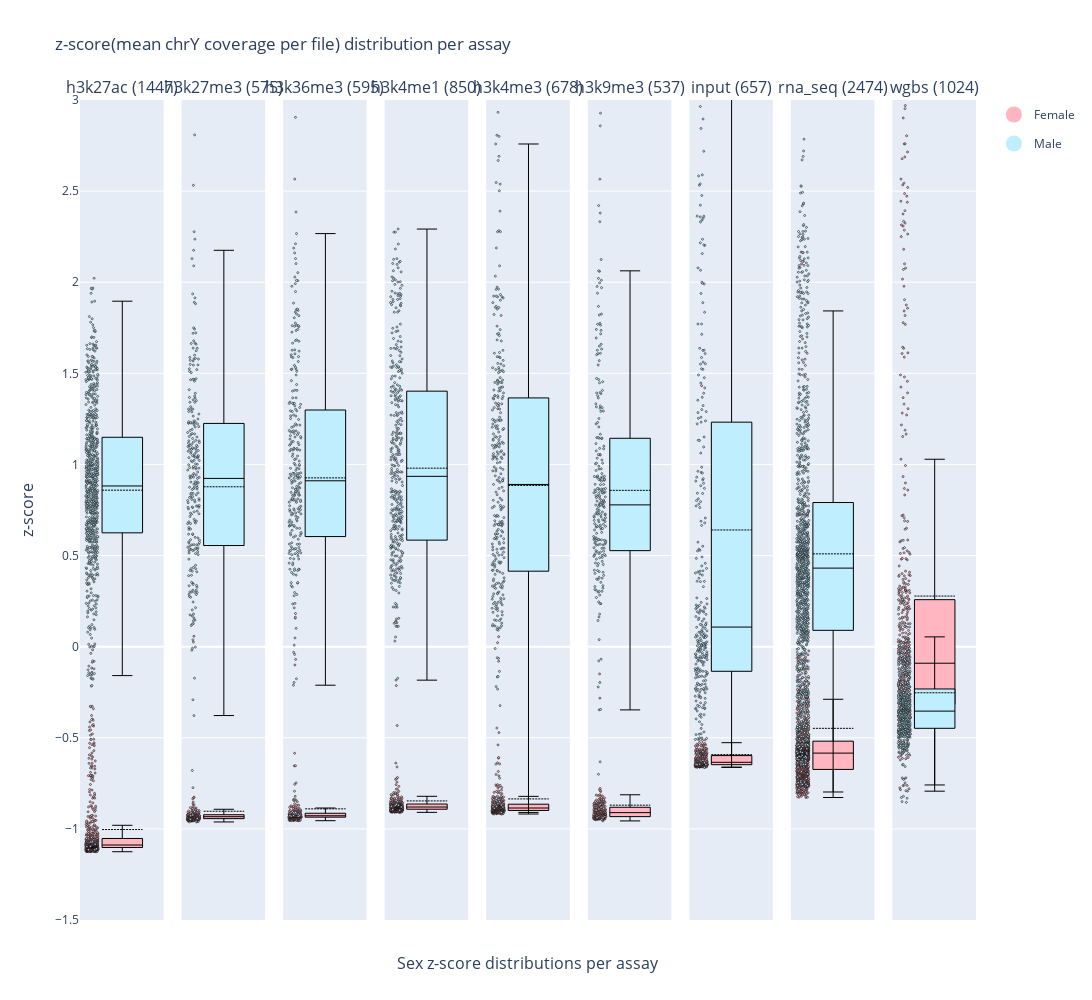

The notebook cell saved with this chart:
### Code cell
zscore_per_assay(cross_val_analysis)

### Figure 1 — Plotly figure (JSON) as saved in the notebook; plotly's stock layout.template omitted (floating-point values rounded to 4 significant figures; data arrays with more than 128 entries replaced by an {"elided": "..."} marker saying what was removed)
{"data": [{"boxmean": true, "boxpoints": "all", "fillcolor": "rgb(255,182,193)", "hovertemplate": "%{text}", "legendgroup": "Female", "line": {"color": "black", "width": 1}, "marker": {"color": "rgb(255,182,193)", "line": {"color": "black", "width": 0.5}, "size": 2}, "name": "h3k27ac", "showlegend": false, "text": {"elided": "649 str values"}, "type": "box", "xaxis": "x", "y": {"elided": "649 float values"}, "yaxis": "y"}, {"boxmean": true, "boxpoints": "all", "fillcolor": "rgb(191,239,255)", "hovertemplate": "%{text}", "legendgroup": "Male", "line": {"color": "black", "width": 1}, "marker": {"color": "rgb(191,239,255)", "line": {"color": "black", "width": 0.5}, "size": 2}, "name": "h3k27ac", "showlegend": false, "text": {"elided": "785 str values"}, "type": "box", "xaxis": "x", "y": {"elided": "785 float values"}, "yaxis": "y"}, {"boxmean": true, "boxpoints": "all", "fillcolor": "rgb(255,182,193)", "hovertemplate": "%{text}", "legendgroup": "Female", "line": {"color": "black", "width": 1}, "marker": {"color": "rgb(255,182,193)", "line": {"color": "black", "width": 0.5}, "size": 2}, "name": "h3k27me3", "showlegend": false, "text": {"elided": "295 str values"}, "type": "box", "xaxis": "x2", "y": {"elided": "295 float values"}, "yaxis": "y2"}, {"boxmean": true, "boxpoints": "all", "fillcolor": "rgb(191,239,255)", "hovertemplate": "%{text}", "legendgroup": "Male", "line": {"color": "black", "width": 1}, "marker": {"color": "rgb(191,239,255)", "line": {"color": "black", "width": 0.5}, "size": 2}, "name": "h3k27me3", "showlegend": false, "text": {"elided": "267 str values"}, "type": "box", "xaxis": "x2", "y": {"elided": "267 float values"}, "yaxis": "y2"}, {"boxmean": true, "boxpoints": "all", "fillcolor": "rgb(255,182,193)", "hovertemplate": "%{text}", "legendgroup": "Female", "line": {"color": "black", "width": 1}, "marker": {"color": "rgb(255,182,193)", "line": {"color": "black", "width": 0.5}, "size": 2}, "name": "h3k36me3", "showlegend": false, "text": {"elided": "307 str values"}, "type": "box", "xaxis": "x3", "y": {"elided": "307 float values"}, "yaxis": "y3"}, {"boxmean": true, "boxpoints": "all", "fillcolor": "rgb(191,239,255)", "hovertemplate": "%{text}", "legendgroup": "Male", "line": {"color": "black", "width": 1}, "marker": {"color": "rgb(191,239,255)", "line": {"color": "black", "width": 0.5}, "size": 2}, "name": "h3k36me3", "showlegend": false, "text": {"elided": "276 str values"}, "type": "box", "xaxis": "x3", "y": {"elided": "276 float values"}, "yaxis": "y3"}, {"boxmean": true, "boxpoints": "all", "fillcolor": "rgb(255,182,193)", "hovertemplate": "%{text}", "legendgroup": "Female", "line": {"color": "black", "width": 1}, "marker": {"color": "rgb(255,182,193)", "line": {"color": "black", "width": 0.5}, "size": 2}, "name": "h3k4me1", "showlegend": false, "text": {"elided": "457 str values"}, "type": "box", "xaxis": "x4", "y": {"elided": "457 float values"}, "yaxis": "y4"}, {"boxmean": true, "boxpoints": "all", "fillcolor": "rgb(191,239,255)", "hovertemplate": "%{text}", "legendgroup": "Male", "line": {"color": "black", "width": 1}, "marker": {"color": "rgb(191,239,255)", "line": {"color": "black", "width": 0.5}, "size": 2}, "name": "h3k4me1", "showlegend": false, "text": {"elided": "382 str values"}, "type": "box", "xaxis": "x4", "y": {"elided": "382 float values"}, "yaxis": "y4"}, {"boxmean": true, "boxpoints": "all", "fillcolor": "rgb(255,182,193)", "hovertemplate": "%{text}", "legendgroup": "Female", "line": {"color": "black", "width": 1}, "marker": {"color": "rgb(255,182,193)", "line": {"color": "black", "width": 0.5}, "size": 2}, "name": "h3k4me3", "showlegend": false, "text": {"elided": "352 str values"}, "type": "box", "xaxis": "x5", "y": {"elided": "352 float values"}, "yaxis": "y5"}, {"boxmean": true, "boxpoints": "all", "fillcolor": "rgb(191,239,255)", "hovertemplate": "%{text}", "legendgroup": "Male", "line": {"color": "black", "width": 1}, "marker": {"color": "rgb(191,239,255)", "line": {"color": "black", "width": 0.5}, "size": 2}, "name": "h3k4me3", "showlegend": false, "text": {"elided": "313 str values"}, "type": "box", "xaxis": "x5", "y": {"elided": "313 float values"}, "yaxis": "y5"}, {"boxmean": true, "boxpoints": "all", "fillcolor": "rgb(255,182,193)", "hovertemplate": "%{text}", "legendgroup": "Female", "line": {"color": "black", "width": 1}, "marker": {"color": "rgb(255,182,193)", "line": {"color": "black", "width": 0.5}, "size": 2}, "name": "h3k9me3", "showlegend": false, "text": {"elided": "274 str values"}, "type": "box", "xaxis": "x6", "y": {"elided": "274 float values"}, "yaxis": "y6"}, {"boxmean": true, "boxpoints": "all", "fillcolor": "rgb(191,239,255)", "hovertemplate": "%{text}", "legendgroup": "Male", "line": {"color": "black", "width": 1}, "marker": {"color": "rgb(191,239,255)", "line": {"color": "black", "width": 0.5}, "size": 2}, "name": "h3k9me3", "showlegend": false, "text": {"elided": "250 str values"}, "type": "box", "xaxis": "x6", "y": {"elided": "250 float values"}, "yaxis": "y6"}, {"boxmean": true, "boxpoints": "all", "fillcolor": "rgb(255,182,193)", "hovertemplate": "%{text}", "legendgroup": "Female", "line": {"color": "black", "width": 1}, "marker": {"color": "rgb(255,182,193)", "line": {"color": "black", "width": 0.5}, "size": 2}, "name": "input", "showlegend": false, "text": {"elided": "330 str values"}, "type": "box", "xaxis": "x7", "y": {"elided": "330 float values"}, "yaxis": "y7"}, {"boxmean": true, "boxpoints": "all", "fillcolor": "rgb(191,239,255)", "hovertemplate": "%{text}", "legendgroup": "Male", "line": {"color": "black", "width": 1}, "marker": {"color": "rgb(191,239,255)", "line": {"color": "black", "width": 0.5}, "size": 2}, "name": "input", "showlegend": false, "text": {"elided": "314 str values"}, "type": "box", "xaxis": "x7", "y": {"elided": "314 float values"}, "yaxis": "y7"}, {"boxmean": true, "boxpoints": "all", "fillcolor": "rgb(255,182,193)", "hovertemplate": "%{text}", "legendgroup": "Female", "line": {"color": "black", "width": 1}, "marker": {"color": "rgb(255,182,193)", "line": {"color": "black", "width": 0.5}, "size": 2}, "name": "rna_seq", "showlegend": false, "text": {"elided": "1354 str values"}, "type": "box", "xaxis": "x8", "y": {"elided": "1354 float values"}, "yaxis": "y8"}, {"boxmean": true, "boxpoints": "all", "fillcolor": "rgb(191,239,255)", "hovertemplate": "%{text}", "legendgroup": "Male", "line": {"color": "black", "width": 1}, "marker": {"color": "rgb(191,239,255)", "line": {"color": "black", "width": 0.5}, "size": 2}, "name": "rna_seq", "showlegend": false, "text": {"elided": "1094 str values"}, "type": "box", "xaxis": "x8", "y": {"elided": "1094 float values"}, "yaxis": "y8"}, {"boxmean": true, "boxpoints": "all", "fillcolor": "rgb(255,182,193)", "hovertemplate": "%{text}", "legendgroup": "Female", "line": {"color": "black", "width": 1}, "marker": {"color": "rgb(255,182,193)", "line": {"color": "black", "width": 0.5}, "size": 2}, "name": "wgbs", "showlegend": false, "text": {"elided": "546 str values"}, "type": "box", "xaxis": "x9", "y": {"elided": "546 float values"}, "yaxis": "y9"}, {"boxmean": true, "boxpoints": "all", "fillcolor": "rgb(191,239,255)", "hovertemplate": "%{text}", "legendgroup": "Male", "line": {"color": "black", "width": 1}, "marker": {"color": "rgb(191,239,255)", "line": {"color": "black", "width": 0.5}, "size": 2}, "name": "wgbs", "showlegend": false, "text": {"elided": "452 str values"}, "type": "box", "xaxis": "x9", "y": {"elided": "452 float values"}, "yaxis": "y9"}, {"legendgroup": "Female", "marker": {"color": "rgb(255,182,193)", "size": 20}, "mode": "markers", "name": "Female", "showlegend": true, "type": "scatter", "x": [null], "y": [null]}, {"legendgroup": "Male", "marker": {"color": "rgb(191,239,255)", "size": 20}, "mode": "markers", "name": "Male", "showlegend": true, "type": "scatter", "x": [null], "y": [null]}], "layout": {"annotations": [{"font": {"size": 16}, "showarrow": false, "text": "h3k27ac (1447)", "x": 0.04667, "xanchor": "center", "xref": "paper", "y": 1, "yanchor": "bottom", "yref": "paper"}, {"font": {"size": 16}, "showarrow": false, "text": "h3k27me3 (575)", "x": 0.16, "xanchor": "center", "xref": "paper", "y": 1, "yanchor": "bottom", "yref": "paper"}, {"font": {"size": 16}, "showarrow": false, "text": "h3k36me3 (595)", "x": 0.2733, "xanchor": "center", "xref": "paper", "y": 1, "yanchor": "bottom", "yref": "paper"}, {"font": {"size": 16}, "showarrow": false, "text": "h3k4me1 (850)", "x": 0.3867, "xanchor": "center", "xref": "paper", "y": 1, "yanchor": "bottom", "yref": "paper"}, {"font": {"size": 16}, "showarrow": false, "text": "h3k4me3 (678)", "x": 0.5, "xanchor": "center", "xref": "paper", "y": 1, "yanchor": "bottom", "yref": "paper"}, {"font": {"size": 16}, "showarrow": false, "text": "h3k9me3 (537)", "x": 0.6133, "xanchor": "center", "xref": "paper", "y": 1, "yanchor": "bottom", "yref": "paper"}, {"font": {"size": 16}, "showarrow": false, "text": "input (657)", "x": 0.7267, "xanchor": "center", "xref": "paper", "y": 1, "yanchor": "bottom", "yref": "paper"}, {"font": {"size": 16}, "showarrow": false, "text": "rna_seq (2474)", "x": 0.84, "xanchor": "center", "xref": "paper", "y": 1, "yanchor": "bottom", "yref": "paper"}, {"font": {"size": 16}, "showarrow": false, "text": "wgbs (1024)", "x": 0.9533, "xanchor": "center", "xref": "paper", "y": 1, "yanchor": "bottom", "yref": "paper"}, {"font": {"size": 16}, "showarrow": false, "text": "Sex z-score distributions per assay", "x": 0.5, "xanchor": "center", "xref": "paper", "y": 0, "yanchor": "top", "yref": "paper", "yshift": -30}, {"font": {"size": 16}, "showarrow": false, "text": "z-score", "textangle": -90, "x": 0, "xanchor": "right", "xref": "paper", "xshift": -40, "y": 0.5, "yanchor": "middle", "yref": "paper"}], "height": 1000, "title": {"text": "z-score(mean chrY coverage per file) distribution per assay"}, "width": 3000, "xaxis": {"anchor": "y", "domain": [0, 0.09333], "showticklabels": false}, "xaxis2": {"anchor": "y2", "domain": [0.1133, 0.2067], "showticklabels": false}, "xaxis3": {"anchor": "y3", "domain": [0.2267, 0.32], "showticklabels": false}, "xaxis4": {"anchor": "y4", "domain": [0.34, 0.4333], "showticklabels": false}, "xaxis5": {"anchor": "y5", "domain": [0.4533, 0.5467], "showticklabels": false}, "xaxis6": {"anchor": "y6", "domain": [0.5667, 0.66], "showticklabels": false}, "xaxis7": {"anchor": "y7", "domain": [0.68, 0.7733], "showticklabels": false}, "xaxis8": {"anchor": "y8", "domain": [0.7933, 0.8867], "showticklabels": false}, "xaxis9": {"anchor": "y9", "domain": [0.9067, 1], "showticklabels": false}, "yaxis": {"anchor": "x", "domain": [0, 1], "range": [-1.5, 3]}, "yaxis2": {"anchor": "x2", "domain": [0, 1], "matches": "y", "range": [-1.5, 3], "showticklabels": false}, "yaxis3": {"anchor": "x3", "domain": [0, 1], "matches": "y", "range": [-1.5, 3], "showticklabels": false}, "yaxis4": {"anchor": "x4", "domain": [0, 1], "matches": "y", "range": [-1.5, 3], "showticklabels": false}, "yaxis5": {"anchor": "x5", "domain": [0, 1], "matches": "y", "range": [-1.5, 3], "showticklabels": false}, "yaxis6": {"anchor": "x6", "domain": [0, 1], "matches": "y", "range": [-1.5, 3], "showticklabels": false}, "yaxis7": {"anchor": "x7", "domain": [0, 1], "matches": "y", "range": [-1.5, 3], "showticklabels": false}, "yaxis8": {"anchor": "x8", "domain": [0, 1], "matches": "y", "range": [-1.5, 3], "showticklabels": false}, "yaxis9": {"anchor": "x9", "domain": [0, 1], "matches": "y", "range": [-1.5, 3], "showticklabels": false}}}
